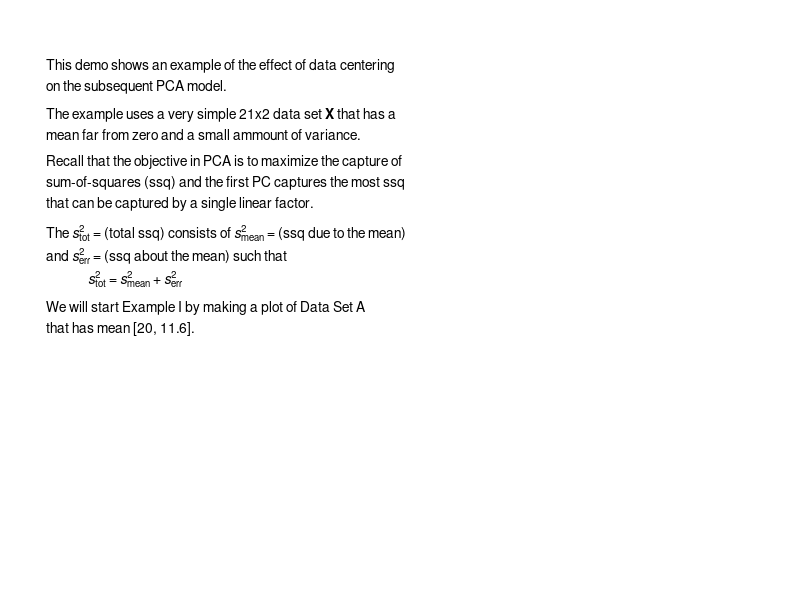

Here is the MATLAB script that generated this plot: (Note: this script raises an error after producing the figure.)
% ComparePC1toMeandemo dDemo

% Copyright © Eigenvector Research, Inc. 2002
% Licensee shall not re-compile, translate or convert "M-files" contained
%  in PLS_Toolbox for use with any software other than MATLAB¨, without
%  written permission from Eigenvector Research, Inc.

h0  = figure('Name','Information','Color',[1 1 1]);
h1  = axes('visible','off','xlim',[0 1],'ylim',[0 1], ...
           'position',[0.05 0.05 0.875 0.9]);
h2  = text(0.01,0.95,{'ComparePC1toMeandemo Demo of the effect of mean-centering';
                     'in Principal Components Analysis (PCA) models.';
                     ' ';
                     'To run the demo hit a "return" after each pause'}, ...
                     'verticalalignment','top','interpreter','tex');
             
g0  = text(0.8,0.05,'paused','color',[0.8 0.2 0.2],'backgroundcolor',[1 1 1]); 
set(g0,'visible','on'), pause, set(g0,'visible','off')
p0  = get(h0,'position');

set(h2,'string', ...
{'This demo shows an example of the effect of data centering';
 'on the subsequent PCA model.';
 ' ';
 'The example uses a very simple 21x2 data set \bf{X}\rm that has a';
 'mean far from zero and a small ammount of variance.';
 ' ';
 'Recall that the objective in PCA is to maximize the capture of';
 'sum-of-squares (ssq) and the first PC captures the most ssq';
 'that can be captured by a single linear factor.';
 ' ';
 'The \its\rm^{2}_{tot} = (total ssq) consists of \its\rm^{2}_{mean} = (ssq due to the mean)';
 'and \its\rm^{2}_{err} = (ssq about the mean) such that';
 '              \its\rm^{2}_{tot} = \its\rm^{2}_{mean} + \its\rm^{2}_{err} ';
 ' ';
 'We will start Example I by making a plot of Data Set A';
 'that has mean [20, 11.6].'});
set(g0,'visible','on'), pause, set(g0,'visible','off')
 
% Load data
load arch
x         = arch.data(43:63,[1 5]);  % Use the ANN calibration data
[m,n]     = size(x);                 % X is MxN
x         = x*diag(1./std(x));       % Scale the data
x         = scale(x,0.2*mean(x));
xa        = x;
ncomp     = 1;                       % Number of PCs
 a        = [0 0.75 0.85 0.9 0.95 1];                % Fraction of mean removed for PCA
 aa       = linspace(0,1,length(a));                 % Fraction of mean removed for centering example
 cols     = [peaksigmoid([ 0.5 0.5 20],aa)+0.5;
             peakgaussian([1 0.5 0.25],aa);
             peaksigmoid([-0.5 0.5 20],aa)+0.5]';
          
% Mean-center
xmean     = mean(x);                 % The mean is 1xN
xmncn     = x - ones(m(1),1)*xmean;  % Mean-centering subtracts the mean
ssqm      = zeros(length(a),1);      % Sum-of-squares for mean of non-centered data
ssx       = sum(sum(x.^2));          % Sum-of-squares for non-centered data
ssqo      = sum(sum(xmncn.^2));      % Sum-of-squares for mean-centered data

%% Effect of Mean Centering Example I
  dataname = char('A','B','C','D','E','F');
for i1=1:length(aa)
  if i1==1
    h10   = figure('Name','Example I','position',p0+[10 -10 0 0]);
    hmn   = plot([0 xmean(:,1)],[0 xmean(:,2)],'-','linewidth',4,'color',[0.929 0.694 0.125]); hold on
    axis([-4 25 -2.5 15])
    grid, hline(0,'k'), vline(0,'k')
    xlabel('\it{x}\rm_1')
    ylabel('\it{x}\rm_2'), figfont
    legend(hmn,'Mean Vector','location','northoutside')
    legend('autoupdate','off')
    g         = text(-3,11,sprintf('The mean vector is plotted from \n0,0 to the mean at 20,11.6'), ...
                  'backgroundcolor',[1 1 1],'margin',0.5);
    gp        = text(18,-4,'paused','color',[0.8 0.2 0.2], ...
                  'backgroundcolor',[1 1 1],'interpreter','tex'); 
    set(gp,'visible','on')
    pause
    set(gp,'visible','off')    
    
    text(15,5.5,{'           % of \its\rm^{2}_{tot}';
               '      \its\rm^{2}_{mean}       on PC 1'}, ...
               'backgroundcolor',[1 1 1]*0.8,'interpreter','tex','margin',0.5)
    text(14,14.5,'\bfX\rm not centered','interpreter','tex')
  else
    figure(h10)
  end
  xmncn       = scale(x,aa(i1)*xmean);
  ssqm(i1,1)  = m(1)*sum(((1-aa(i1))*xmean).^2);               % ssq due to mean
  ssqm(i1,2)  = sum(sum(xmncn.^2));                            % ssq for x as data are centered
  ssqm(i1,3)  = 100*ssqm(i1,1)/ssqm(i1,2);                     % % ssq due to the mean as data are centered
  ssq         = pcaengine(xmncn,ncomp,struct('display','off'));
  ssqm(i1,4)  = ssq(1,3);                                      % eigenvalue 1 as data are centered
  
  h = plot(xmncn(:,1),xmncn(:,2),'o','color',cols(i1,:),'markerfacecolor',cols(i1,:));
  text(mean(xmncn(:,1))-2,mean(xmncn(:,2))+1.5,sprintf('%s',dataname(i1)),'color',cols(i1,:))
  if i1>1
    set(hmn,'Xdata',[0 (1-aa(i1))*xmean(1)],'Ydata',[0 (1-aa(i1))*xmean(2)])
  end
  if i1==6
    text(24.75,4-i1,sprintf('%s        %3.1f            %3.1f',dataname(i1), ssqm(i1,3:4)), ...
      'HorizontalAlignment','right','backgroundcolor',[1 1 1],'color',cols(i1,:), ...
      'backgroundcolor',[1 1 1]*0.8)
  else
    text(24.8,4-i1,sprintf('%s      %3.1f            %3.1f',dataname(i1), ssqm(i1,3:4)), ...
      'HorizontalAlignment','right','backgroundcolor',[1 1 1],'color',cols(i1,:), ...
      'backgroundcolor',[1 1 1]*0.8)
  end, drawnow
  
  switch i1
  case 1
    g.String  = {'Data Set A has a large';
                 '(sum-of-squares due to the mean):';
                 '\its\rm^{2}_{mean} = 1.12e4 and';
                 'low (ssq about the mean):';
                 '\its\rm^{2}_{err} = 40.'};
    set(gp,'visible','on'), pause, set(gp,'visible','off')
  case 2
    g.String  = {'Data Set B has a smaller';
                 '\its\rm^{2}_{mean} = 0.72e4 because it';
                 'is closer to the origin but it has';
                 'the same low \its\rm^{2}_{err} = 40.'};
    set(gp,'visible','on'), pause, set(gp,'visible','off')
  case 3
    g.String  = {'As the data moves towards 0,0 the';
                 '\its\rm^{2}_{mean} decreases but the';
                 '\its\rm^{2}_{err} doesnot change.'};
    set(gp,'visible','on'), pause, set(gp,'visible','off')
  case length(aa)
    legend('off')
    g.String  = {'When the data mean is 0,0, as in';
                 'Data Set F, the data have been';
                 'mean-centered (\its\rm^{2}_{mean} = 0).';
                 'Note that "varince" \its\rm^{2} is';
                 'defined as \its\rm^{2} = \its\rm^{2}_{err}/(\itM\rm-1).'};
  otherwise
    set(gp,'visible','on'), pause, set(gp,'visible','off')
  end
end
text(2,-1,'\bfX\rm mean-centered','interpreter','tex')
set(gp,'visible','on','string','paused, Example I completed', ...
  'position',gp.Position-[6 0 0])
pause

figure(h0) 
set(h2,'string', ...
{'It''s always amazing how much ssq is associated with the';
 'mean for data that have not been centered.';
 ' ';
 'PCA maximizes capture of ssq for preprocessed data';
 'about the model origin. For Data Set A, the origin';
 'was a long ways from [0,0].';
 ' ';
 'For Data Set F, the origin was at [0,0] and the data were';
 'mean-centered. In this special case, the PCA eigenvalues';
 'are proportional to variance captured.'},'interpreter','tex');
 set(g0,'visible','on'), pause, set(g0,'visible','off')
 
figure(h0) 
set(h2,'string', ...
{'Note that the % \its\rm^{2}_{tot} captured on PC 1 is > the % ';
 'captured by  \its\rm^{2}_{mean} and this needs a couple comments.';
 ' ';
 '1) The first PC, \bfp\rm_{1}, is not the mean. However, when \its\rm^{2}_{tot} in a ';
 '   non-centered data set is dominated by \its\rm^{2}_{mean}, \bfp\rm_{1} will point';
 '   in the direction of the mean. Recall that PCA captures ssq';
 '   for for preprocessed data about the model origin.';
 ' ';
 '2) The ssq on PC 1 is based on \bf{t}\rm_{1}\bf{p}\rm_{1}'' where \bft\rm_{1} = \bfX\rm\bfp\rm_{1}''';
 '   and is given by \its\rm^{2}_{1} = tr[(\bf{t}\rm_{1}\bf{p}\rm_{1}'')''(\bf{t}\rm_{1}\bf{p}\rm_{1}''].  In contrast,';
 '   \its\rm^{2}_{mean} = tr[(\bf1x\rm''_{mean})''(\bf1x\rm''_{mean})] where \bf1\rm is a vector of ones';
 '   and \bfx\rm_{mean} is the mean. Using \bf{t}\rm, instead of \bf1\rm provides,';
 '   more flexibility. The result is that \its\rm^{2}_{1} >= \its\rm^{2}_{mean}.'});
 set(g0,'visible','on'), pause, set(g0,'visible','off') 
 
figure(h0) 
set(h2,'string', ...
{'To emphasize some of the observations above, a similar analysis';
 'for Data Set E is shown next in Example II.';
 ' ';
 'In this case, the starting mean of the data is closer to 0,0';
 'and \its\rm^{2}_{tot} is less influence by the mean compared to';
 'Data Set A in Example I.'});
set(g0,'visible','on'), pause, set(g0,'visible','off') 
 
% Mean-center
x         = x - aa(end-1)*ones(m(1),1)*xmean;  % A --> E
xmean     = mean(x);                 % The mean is 1xN
xmncn     = x - ones(m(1),1)*xmean;  % Mean-centering subtracts the mean
ssqm      = zeros(length(a),1);      % Sum-of-squares for mean of non-centered data
ssx       = sum(sum(x.^2));          % Sum-of-squares for non-centered data
ssqo      = sum(sum(xmncn.^2));      % Sum-of-squares for mean-centered data
p         = zeros(n,length(aa));
%% Effect of Mean Centering Example II
  dataname = char('1','2','3','4','5','6');
for i1=1:length(a)
  if i1==1
    h20   = figure('Name','Example II','position',p0+[20 -20 0 0]);
    hmn   = plot([0 xmean(:,1)],[0 xmean(:,2)],'-','linewidth',4,'color',[0.929 0.694 0.125]); hold on
    axis([-4 22 -2.5 10])
    grid, hline(0,'k'), vline(0,'k')
    xlabel('\it{x}\rm_1')
    ylabel('\it{x}\rm_2'), figfont
    legend(hmn,'Mean Vector','location','northwest')
    legend('autoupdate','off')
    g      = text(-3,8,{'The mean vector is plotted from';'0,0 to the mean at 4,2.3'}, ...
                  'backgroundcolor',[1 1 1]);
    gp     = text(18,-4,'paused','color',[0.8 0.2 0.2], ...
                  'backgroundcolor',[1 1 1]);
    pause, set(gp,'visible','off')
    text(14.5,5.5,{'            % of \its\rm^{2}_{tot}';
               '      \its\rm^{2}_{mean}       on PC 1'}, ...
               'backgroundcolor',[1 1 1]*0.8,'interpreter','tex','margin',0.5)
    text(4,5,'\bfX\rm not centered','interpreter','tex')
  else
    figure(h20)
  end
  xmncn       = scale(x,a(i1)*xmean);
  ssqm(i1,1)  = m(1)*sum(((1-a(i1))*xmean).^2);                % ssq due to mean
  ssqm(i1,2)  = sum(sum(xmncn.^2));                            % ssq for x as data are centered
  ssqm(i1,3)  = 100*ssqm(i1,1)/ssqm(i1,2);                     % % ssq due to the mean as data are centered
  [ssq,dk,loads] = pcaengine(xmncn,ncomp,struct('display','off'));
  p(:,i1)     = loads(:,1);
  ssqm(i1,4)  = ssq(1,3);                                      % eigenvalue 1 as data are centered
  
  h = plot(xmncn(:,1),xmncn(:,2),'o','color',cols(i1,:),'markerfacecolor',cols(i1,:));
  text(mean(xmncn(:,1))-2,mean(xmncn(:,2))+1.5,sprintf('%s',dataname(i1)),'color',cols(i1,:))
  if i1>1
    set(hmn,'Xdata',[0 (1-aa(i1))*xmean(1)],'Ydata',[0 (1-aa(i1))*xmean(2)])
  end
  if i1<5
    text(23.29,5-i1,sprintf('%s        %3.1f            %3.1f',dataname(i1), ssqm(i1,3:4)), ...
      'HorizontalAlignment','right','backgroundcolor',[1 1 1],'margin',3,'color',cols(i1,:), ...
      'backgroundcolor',[1 1 1]*0.8)
  else
    text(23.29,5-i1,sprintf('%s          %3.1f            %3.1f',dataname(i1), ssqm(i1,3:4)), ...
      'HorizontalAlignment','right','backgroundcolor',[1 1 1],'margin',3,'color',cols(i1,:), ...
      'backgroundcolor',[1 1 1]*0.8)
  end
  drawnow
  
  switch i1
  case 1
    g.String  = {'Data Set 1 the same as Data Set E shown previously';
                 'and has sum-of-squaresdue to the mean of (449)';
                 'and ssq about the mean (40).'};
    set(gp,'visible','on'), pause, set(gp,'visible','off')
  case 2
    g.String  = {'Data Set 2 has a smaller sum-of-squares';
                 'due to the mean (28) is much smaller but';
                 'the same low ssq about the mean (40).'};
    set(gp,'visible','on'), pause, set(gp,'visible','off')
  case 3
    g.String  = {'As the data moves towards 0,0 PC 1 moves';
                 'away from the mean and towards PC 1 of';
                 'the centered data.'};
    set(gp,'visible','on'), pause, set(gp,'visible','off')
  case length(aa)
    legend('off')
    g.String  = {'As \itf\rm = \its\rm^{2}_{tot}/\its\rm^{2}_{err}';
                 'decreases the more PC 1 looks like the mean.'};
  otherwise
    set(gp,'visible','on'), pause, set(gp,'visible','off')
  end
end
text(2,-1,'\bfX\rm mean-centered','interpreter','tex')
set(gp,'visible','on','string','paused in Example II', ...
  'position',gp.Position-[6 0 0])
pause, set(gp,'visible','off')

figure(h0) 
set(h2,'string', ...
{'The data sets were plotted on the same scale as the first';
 'example to allow an easy comparison of the two examples.';
 'In this example, the ratio of';
 '   \itf\rm = \its\rm^{2}_{tot}/\its\rm^{2}_{err}';
 'is lower than in the first example.';
 ' ';
 'It is observed that as \itf\rm increases the more PC 1';
 'will look like the mean and this should make intuitive'
 'sense because PC 1 maximizes capture of ssq about the';
 'model origin.';
 ' ';
 'Additionally, to see this let''s plot the \bfx\rm_{mean} and \bfp\rm_{1}';
 'for each data set in this example.'});
set(g0,'visible','on'), pause, set(g0,'visible','off') 
 
xmenn     = normaliz(xmean)*1.2;
for i1=1:length(aa)
  if i1==1
    h13   = figure('Name','Loadings for Part II','position',p0+[-30 30 0 0]);
    hmn   = plot(1,1,'.','visible','off'); hold on
%     hmn   = plot([0 xmenn(:,1)],[0 xmenn(:,2)],'-','linewidth',4,'color',[0.9 0.64 0.1]); hold on
    axis([0 1 0 1]), axis square
    ah    = annotation('arrow',[.2112 .6395],[0.1079 0.4395],'Color',[0.9 0.64 0.1], ...
              'linewidth',4);
    xlabel('PC 1 Loadings on \it{x}\rm_1'), grid
    ylabel('PC 1 Loadings on \it{x}\rm_2'), figfont
    text(0.56,0.23,{'\itDirection\rm of',' the Mean'},'color',[0.9 0.64 0.1], ...
      'backgroundcolor',[1 1 1]*0.9)
    g     = text(0.05,0.8,{'The scaled mean vector is plotted in the';
                           '\itDirection\rm of the mean'}, ...
                           'interpreter','tex','backgroundcolor',[1 1 1]);
    gp    = text(0.8,-0.08,'paused','color',[0.8 0.2 0.2],'backgroundcolor',[1 1 1]);  
    pause, set(gp,'visible','off')
  else
    figure(h13)
  end
  h   = plot([0 p(1,i1)],[0 p(2,i1)],'-','color',cols(i1,:));
  text(p(1,i1)*1.025,p(2,i1)*1.025,dataname(i1))
    
  switch i1
  case 1
    g.String  = {'Data Set 1 is Data Set E shown priviously';
                 'and has \its\rm^{2}_{mean} = 449';
                 'and \itf\rm = \its\rm^{2}_{err} = 40'};
    title('Loadings on \bf{p}\rm_1','interpreter','tex')
    set(gp,'visible','on'), pause, set(gp,'visible','off')
  case 2
    g.String  = {'Data Set g has a smaller \its\rm^{2}_{mean} = 28';
                 'but the same low \itf\rm = \its\rm^{2}_{err} = 40'};
    set(gp,'visible','on'), pause, set(gp,'visible','off')
  case 3
    g.String  = {'As the data moves towards 0,0 PC 1 moves';
                 'away from the mean and towards PC 1 of';
                 'the centered data'};
    set(gp,'visible','on'), pause, set(gp,'visible','off')
  case length(a)
    legend('off')
    g.String  = {'Therefore, as ';
                 '\itf\rm = \its\rm^{2}_{tot}/\its\rm^{2}_{err}';
                 'increases, the more PC 1';
                 'looks like the mean.'};
    set(gp,'visible','on'), pause, set(gp,'visible','off')
  otherwise
    set(gp,'visible','on'), pause, set(gp,'visible','off')
  end
end
set(gp,'visible','on','string','paused, Example II completed', ...
  'position',[0.63 0.06 0])
set(g0,'visible','on'), pause, set(g0,'visible','off') 

%%Example III
ab        = 1-logspace(-8,-1,1000);
ssq3      = zeros(length(ab),4);
xmean     = mean(xa);
xmenn     = normaliz(xmean);
ssq0      = sum(sum(mncn(xa).^2));
 
for i1=1:length(ab)
  xmncn       = scale(xa,ab(i1)*xmean);
  ssq3(i1,1)  = m(1)*sum(((1-ab(i1))*xmean).^2);     % ssq due to mean
  ssq3(i1,2)  = sum(sum(xmncn.^2));                  % ssq for x as data are centered
  ssq3(i1,3)  = ssq3(i1,1)/ssq0;          % (ssq due to the mean)/(ssq about the mean)/
  [ssq,dk,loads] = pcaengine(xmncn,ncomp,struct('display','off'));
  ssq3(i1,4)  = acos(xmenn*loads(:,1))*180/pi;       % angle between mean and PC 1
end
h13       = figure('Name','Example I','position',p0+[40 -40 0 0]);
h         = plot(ssq3(:,3),ssq3(:,4),'linewidth',4);
axis([0 2.75 0 15]), grid
fstat     = ftest(0.05,size(x,1),size(x,1)-1);
hline(ssq3(findindx(ssq3(:,3),fstat),4),'r')
set(vline(fstat,'r'),'ydata',[0 10])
uistack(h,'top')
title('Angle Between PC 1 and The Mean')
xlabel('\itf\rm = \its\rm^{2}_{mean}/\its\rm^{2}_{err}','interpreter','tex')
ylabel('Angle Between \bfx\rm_{mean} and \bfp\rm_{1} (degrees)')
figfont
text(0.3,13,{'The maximum angle between PC 1 and';
             'the mean is 14.9 degrees when \itf\rm = 0.';
             'The angle is 1.1 degrees when \itf\rm = 2.1 (= \itf\rm_{95% CL})'}, ...
             'interpreter','tex','backgroundcolor',[1 1 1])
gp    = text(02.5,-1,'paused','color',[0.8 0.2 0.2], ...
                  'backgroundcolor',[1 1 1]);  
pause, set(gp,'visible','off')


figure(h0) 
set(h2,'string', ...
{'The example clearly shows that PC 1 does not generally';
 'point in the direction of the mean for non-centered data.';
 'However, as expected, as the ratio';
 '   \itf\rm = \its\rm^{2}_{tot}/\its\rm^{2}_{err}';
 'increases, the angle between PC 1 and the mean decreases.';
 ' ';
 'When \itr\rm > 2.1, the angle between PC 1 and the mean';
 'was small for this example (i.e., they point in nearly';
 'the same direction when \itr\rm > 2.1).'}, ...
 'interpreter','tex','backgroundcolor',[1 1 1]);
set(g0,'visible','on')
g0.String = 'Example Completed';
g0.Position = [0.5 0.05 0];
 
disp(' ')
disp('ComparePC1toMeandemo completed.')
